Frame 1 (no input): blank canvas, image omitted
Frame 60 (the mouse pressed at the canvas centre just before this capture): blank canvas, image omitted
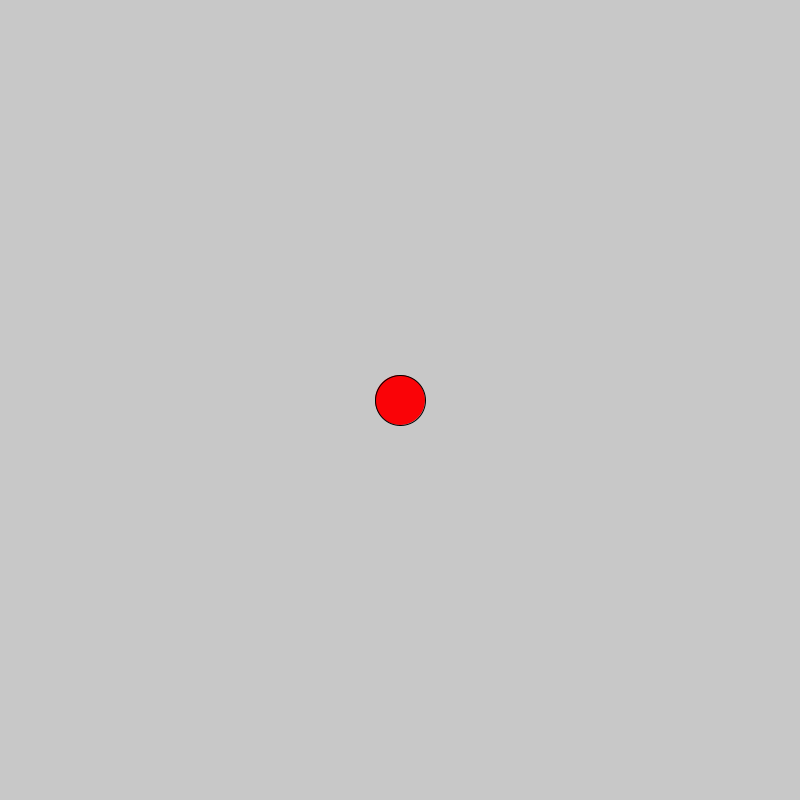
Frame 120 (the mouse held since frame 60 and released just before this capture)

The Processing sketch whose frames 1 and 60 were blank and that drew this single picture after the mouse press (run headless with seeded random() and noise(); from frame 60 on, the mouse is pressed at the canvas centre):

// Processing sketch: dot_race
// ── dot_race.pde
/*** When you are done, this program will draw an ellipse 
     that travels across the screen when the mouse is pressed.
***/

  /***********  SOUND ***************
   * Some computers are unable to play sounds. 
   * If you cannot play sound on this computer, set canPlaySounds to false.
   * If you are not sure, ask your teacher 
   * *****************/
  boolean canPlaySounds = true;

int x;

void setup() {
    size(800, 800);
    x=50;
    //1. Set the variable named x to 50.
}

void draw() {

	background(200,200,200);
 
    //2. Draw an ellipse of height and width 50. Make sure to use the x variable for its X position. 
    //   Pick a y value that places it half way down the window.
    fill(#FA0307);
   
   if (mousePressed==true){
       ellipse(mouseX, mouseY, 50, 50);
       }
     
      
    //3. Make the ellipse a nice color


    //4. If the mouse is pressed change the x value so that the dot moves to the right

    //5. If your dot moves slowly, make it move faster. If it moves too quickly, slow it down
    //  (you have to figure out what part of your code to change)

    //6. Use an if statement to play a sound (ding) when your dot crosses the finish line (right side of window).
    //   A playSound() method is provided (you have to uncomment the code at the bottom of this program to get this to work)
    

}
